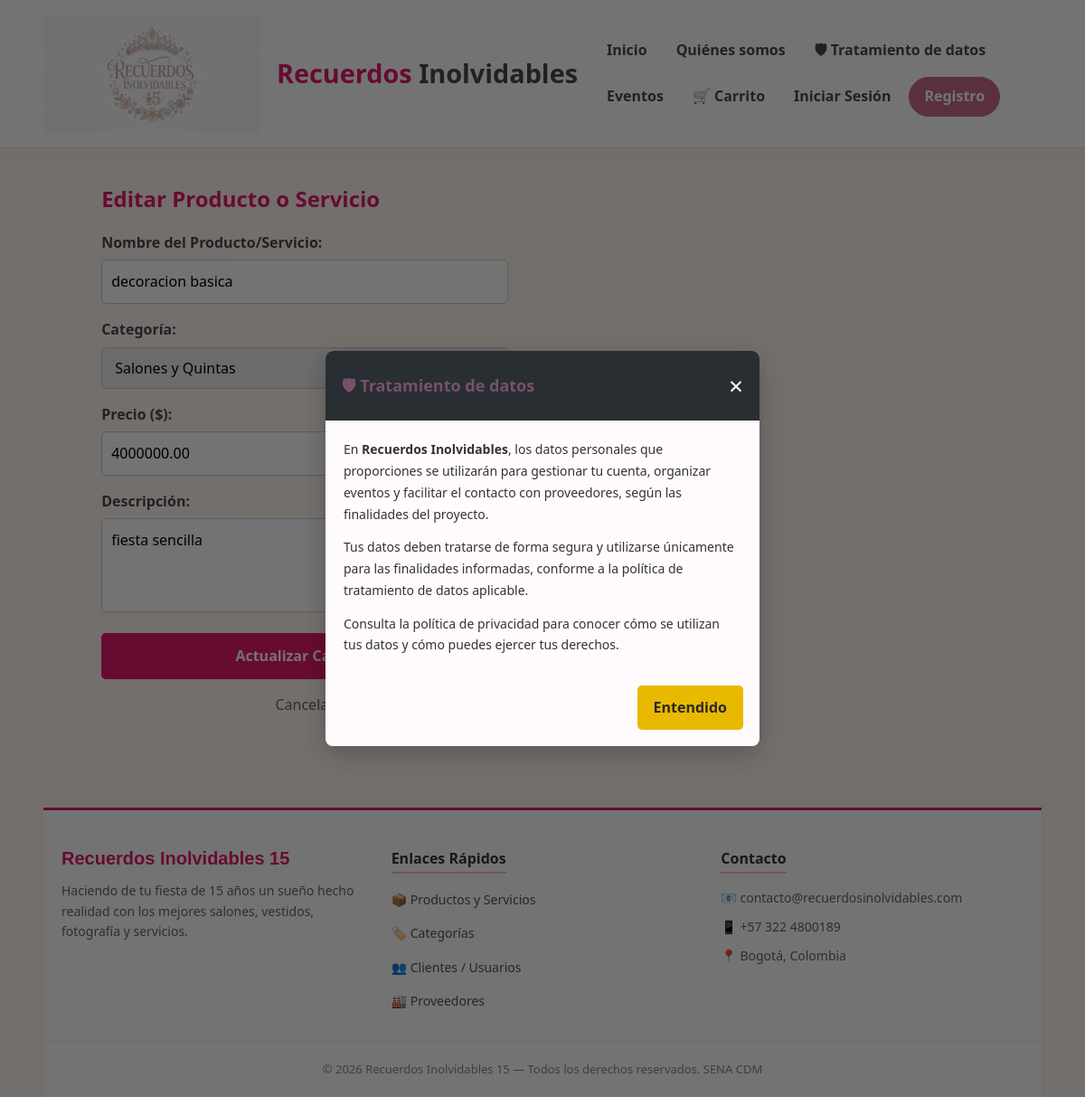
Page /index.php?controller=servicio&action=editar&id=15 on the committed database.
### tables this page shows
CREATE TABLE `servicios` (
  `id_servicio` int(11) NOT NULL,
  `nombre` varchar(150) NOT NULL,
  `id_proveedor` int(11) DEFAULT NULL,
  `id_categoria` int(11) DEFAULT NULL,
  `titulo` varchar(150) NOT NULL,
  `descripcion` text,
  `precio` decimal(10,2) NOT NULL
);

CREATE TABLE `categorias` (
  `id_categoria` int(11) NOT NULL,
  `nombre` varchar(100) NOT NULL,
  `descripcion` text,
  `icono` varchar(50) DEFAULT NULL
);

### models/Servicio.php (called while the page is built, shortened)
<?php
require_once __DIR__ . '/../config/database.php';
class Servicio {
    private $conn;
    private $table_name = "servicios";
    public function __construct() {
        $database = new Database();
        $this->conn = $database->getConnection();
    }
    public function obtenerPorId($id) {
        $stmt = $this->conn->prepare("SELECT * FROM " . $this->table_name . " WHERE id_servicio = :id");
        $stmt->execute([':id' => $id]);
        return $stmt->fetch();
    }
    public function obtenerCategorias() {
        $stmt = $this->conn->prepare("SELECT * FROM categorias ORDER BY nombre ASC");
        $stmt->execute();
        return $stmt->fetchAll();
    }
}
?>

### config/Database.php (called while the page is built, shortened)
<?php
class Database {
    private $host = "localhost";
    private $db_name = "recuerdos_inolvidables";
    private $username = "root";
    private $password = "";
    public function getConnection() {
        $this->conn = null;
        try {
            $this->conn = new PDO(
                "mysql:host=" . $this->host . ";dbname=" . $this->db_name . ";charset=utf8mb4",
                $this->username,
                $this->password,
                [
                    PDO::ATTR_ERRMODE => PDO::ERRMODE_EXCEPTION,
                    PDO::ATTR_DEFAULT_FETCH_MODE => PDO::FETCH_ASSOC,
                    PDO::ATTR_EMULATE_PREPARES => false
                ]
            );
        } catch (PDOException $exception) {
            echo "Error de conexión: " . $exception->getMessage();
        }
        return $this->conn;
    }
}

### views/servicios/editar.php (the view, shortened to what this page needs)
<?php require_once __DIR__ . '/../layouts/header.php'; ?>
<div class="container" style="padding: 40px 20px; min-height: 50vh;">
    <h2 style="color: #e6196e;">Editar Producto o Servicio</h2>
    <form action="index.php?controller=servicio&action=actualizar" method="POST" style="max-width: 450px; display: flex; flex-direction: column; gap: 15px; margin-top: 20px;">
        <div>
            <label style="font-weight: bold;">Nombre del Producto/Servicio:</label><br>
            <input type="text" name="nombre" value="<?= htmlspecialchars($servicio['nombre']) ?>" required style="width: 100%; padding: 10px; border: 1px solid #ccc; border-radius: 5px; margin-top: 5px;">
        </div>
        <div>
            <label style="font-weight: bold;">Categoría:</label><br>
            <select name="id_categoria" required style="width: 100%; padding: 10px; border: 1px solid #ccc; border-radius: 5px; margin-top: 5px;">
                <?php foreach($categorias as $cat): ?>
                    <option value="<?= $cat['id_categoria'] ?>" <?= ($cat['id_categoria'] == ($servicio['id_categoria'] ?? null)) ? 'selected' : '' ?>>
                        <?= htmlspecialchars($cat['nombre']) ?>
                    </option>
                <?php endforeach; ?>
            </select>
        </div>
        <div>
            <label style="font-weight: bold;">Precio ($):</label><br>
            <input type="number" step="0.01" name="precio" value="<?= $servicio['precio'] ?>" required style="width: 100%; padding: 10px; border: 1px solid #ccc; border-radius: 5px; margin-top: 5px;">
        </div>
        <div>
            <label style="font-weight: bold;">Descripción:</label><br>
            <textarea name="descripcion" rows="3" style="width: 100%; padding: 10px; border: 1px solid #ccc; border-radius: 5px; margin-top: 5px;"><?= htmlspecialchars($servicio['descripcion']) ?></textarea>
        </div>
        <button type="submit" style="padding: 12px; background: #e6196e; color: white; border: none; border-radius: 5px; cursor: pointer; font-weight: bold; font-size: 16px;">Actualizar Cambios</button>
        <a href="index.php?controller=servicio&action=index" style="text-align: center; color: #666; text-decoration: none;">Cancelar</a>
    </form>
</div>
<?php require_once __DIR__ . '/../layouts/footer.php'; ?>

### public/css/styles.css (style rules this page uses)
:root { --primary-color: #c96b91; --primary-hover: #ad5078; --secondary-color: #f2dce8; --text-dark: #514651; --bg-light: #fff8f0; --white: #ffffff; --border-color: #ead8e5; --pastel-pink: #f8e6ee; --pastel-pink-dark: #efd0df; --pastel-lilac: #eee7f8; --pastel-lilac-dark: #ded1ef; --pastel-cream: #fff8f0; --pastel-gold: #d9bd8b; --shadow-soft: 0 5px 20px rgba(105, 72, 96, 0.08); --shadow-hover: 0 12px 28px rgba(105, 72, 96, 0.14); --radius-soft: 16px; --radius-small: 10px; }
* { box-sizing: border-box; margin: 0; padding: 0; }
html { scroll-behavior: smooth; }

### rows in the picture
servicios: nombre "decoracion basica", id_categoria "Salones y Quintas", precio "4000000.00", descripcion "fiesta sencilla"
